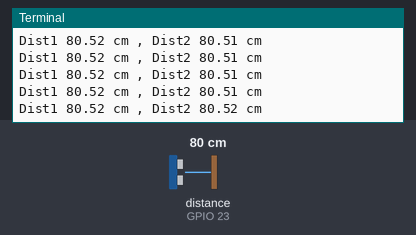
Bench run of a program on a simulated Raspberry Pi (BCM pin numbers). Shown: the last lines printed to the terminal. The inputs (shaded band) are chosen by the test bench; at power-on: distance to the obstacle (sensor on GPIO 23) 80 cm. The echo pulse lasts 58.3 µs per cm; the clock reads 2024-03-15 10:24:30 at power-on unless the program sets it.

Above: at 1.2 s.
1.3 s: distance to the obstacle (sensor on GPIO 23) set to 2 cm
At 1.37 s:
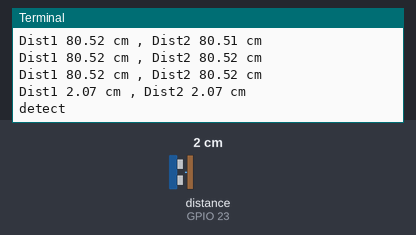
2.9 s: distance to the obstacle (sensor on GPIO 23) set to 4 cm
At 2.99 s:
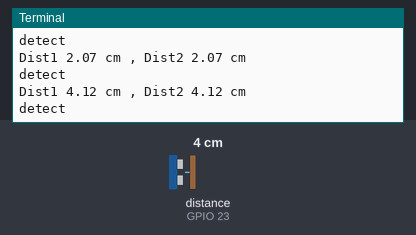
Timing chart, 0 to 5.9 s (numbered marks = the images above; inputs shaded):
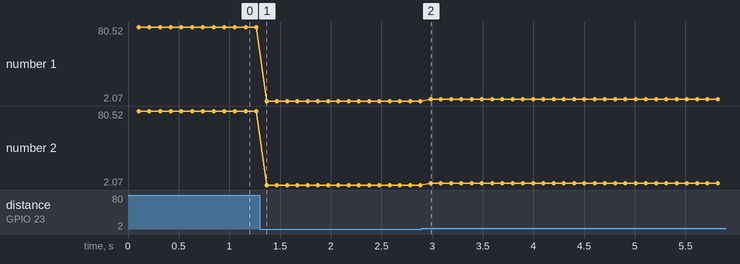

The program:

ultrasoundDist.py
```python
import RPi.GPIO as gpio
import time

TRIGER = 24
ECHO = 23

gpio.setmode(gpio.BCM)
gpio.setup(TRIGER, gpio.OUT)
gpio.setup(ECHO, gpio.IN)

startTime = time.time()

try:
	while True:
		gpio.output(TRIGER, gpio.LOW)
		time.sleep(0.1)
		gpio.output(TRIGER, gpio.HIGH)
		time.sleep(0.00002)
		gpio.output(TRIGER, gpio.LOW)

		while gpio.input(ECHO) == gpio.LOW:
			startTime = time.time()

		while gpio.input(ECHO) == gpio.HIGH:
			endTime = time.time()

		period = endTime - startTime
		dist1 = round(period * 1000000 / 58, 2)
		dist2 = round(period * 17241, 2)

		print("Dist1", dist1, "cm", ", Dist2", dist2, "cm")

		if dist1 < 10 and dist2 < 10:
			print("detect")
except:
	gpio.cleanup()
```

Measured:
- after the input at 1.3 s, the terminal: prints a new line after 0.07 s (image 1)
- after the input at 2.9 s, the terminal: prints a new line after 0.08 s (image 2)
- plotted number 1: 80.52 → 2.07 after the input at 1.3 s, 2.07 → 4.12 after the input at 2.9 s
- plotted number 2: 80.52 → 2.07 after the input at 1.3 s, 2.07 → 4.12 after the input at 2.9 s
